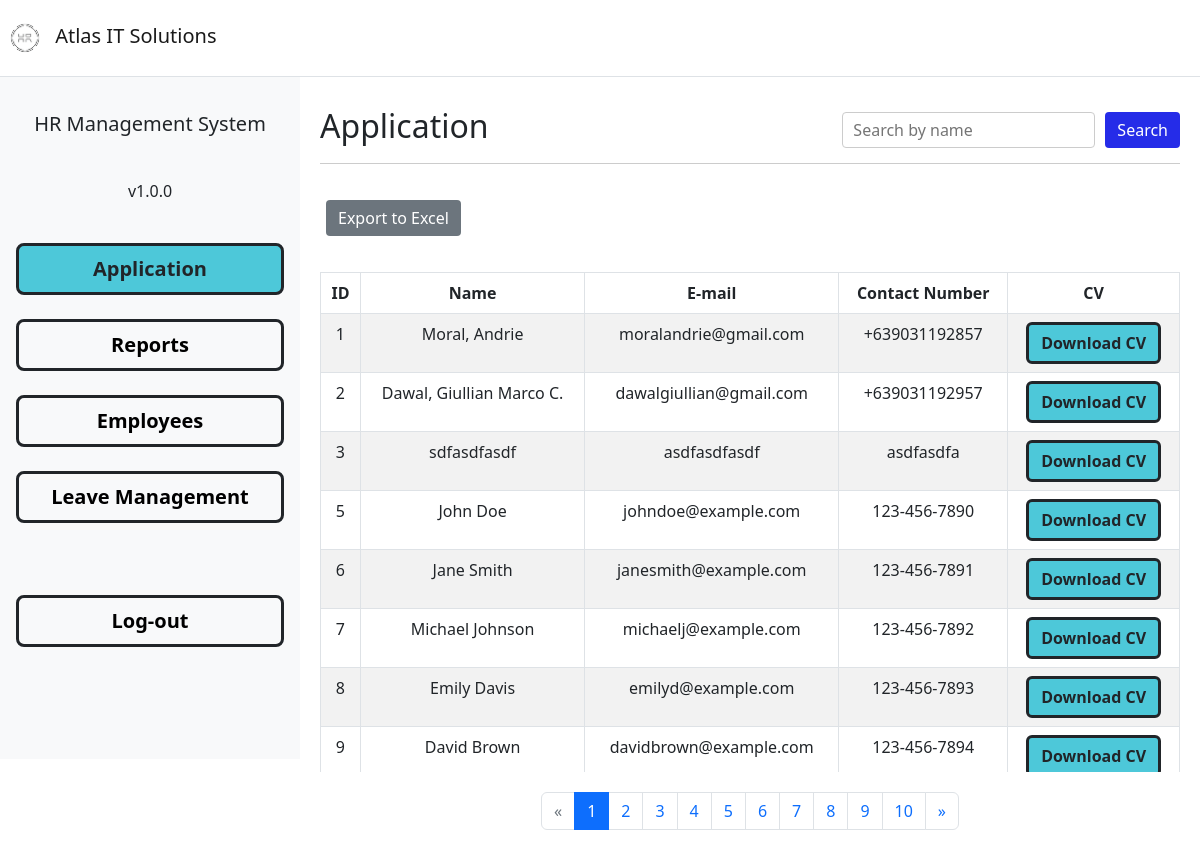
The page /hrms-inner/application.php (signed in) on the database its author committed.
### tables this page shows
CREATE TABLE `applications` (
  `id` int(50) NOT NULL,
  `flname` varchar(255) NOT NULL,
  `email` varchar(255) NOT NULL,
  `date` date NOT NULL,
  `resume` varchar(255) NOT NULL,
  `role` varchar(255) NOT NULL,
  `contno` varchar(20) NOT NULL,
  `status` varchar(255) NOT NULL
);

### hrms-inner/application.php (the view, shortened to what this page needs)
<?php
require_once('../functions/db-conn.php');
if (isset($_SESSION['uid'])) {
    $entries_per_page = 10;
    $current_page = isset($_GET['page']) ? (int)$_GET['page'] : 1;
    $search_query = isset($_GET['search']) ? trim($_GET['search']) : '';
    $search_query = mysqli_real_escape_string($conn, $search_query);
    $offset = ($current_page - 1) * $entries_per_page;
    $total_query = "SELECT COUNT(*) as total FROM applications WHERE flname LIKE '{$search_query}%'";
    $total_result = mysqli_query($conn, $total_query);
    $total_row = mysqli_fetch_assoc($total_result);
    $total_entries = $total_row['total'];
    $total_pages = ceil($total_entries / $entries_per_page);
    $query = "SELECT * FROM applications WHERE flname LIKE '{$search_query}%' LIMIT $offset, $entries_per_page";
    $result = mysqli_query($conn, $query);
?>
<!DOCTYPE html>
<html lang="en">
<head>
    <link href="../css/styles.css" rel="stylesheet" />
</head>
<body>
    <nav class="navbar navbar-expand-lg navbar-light border-bottom">
        <a class="navbar-brand" href="#">
            <img src="../images/atlas2.png" style="width:50px; height:50px;" alt="Atlas IT Solutions">
            Atlas IT Solutions
        </a>
    </nav>
    <div class="container-fluid">
        <div class="d-flex">
            <div class="text-center w-25 h-100 d-grid p-3 gap-4 col-md-auto bg-light"
                style="word-wrap:break-word; overflow:auto;">
                <p class="lead pt-3">HR Management System</p>
                <p>v1.0.0</p>
                <a class="btn btn-lg btn-block border border-3 border-dark fw-bolder" href="application.php"
                    role="button" style='background-color: #4DC8D9;'>Application</a>
                <a class="btn btn-light btn-lg btn-block border border-3 border-dark fw-bolder" href="reports.php"
                    role="button">Reports</a>
                <a class="btn btn-light btn-lg btn-block border border-3 border-dark fw-bolder" href="employees.php"
                    role="button">Employees</a>
                <a class="btn btn-light btn-lg btn-block border border-3 border-dark fw-bolder" href="leaveman.php"
                    role="button">Leave Management</a>
                <br>
                <a class="btn btn-light btn-lg btn-block border border-3 border-dark fw-bolder"
                    href="main-page.html" role="button">Log-out</a>
                <br><br>
                <br>
            </div>
            <div class='col'>
                <div class="content">
                    <div class="header">
                        <h2 class="">Application</h2>
                        <form class="search-form" method="get" action="application.php">
                            <input type="text" class="search-input" name="search" placeholder="Search by name" value="<?php echo htmlspecialchars($search_query); ?>">
                            <button class="search-button" type="submit">Search</button>
                        </form>
                    </div>
                </div>
                <div class="p-3"><button class="search-button bg-secondary" id="downloadexcel">Export to Excel</button></div>
                <div class="table-container">
                    <div class="table-wrapper">
                        <table class="table table-bordered table-striped" id="example-table">
                            <thead class="thead-dark">
                                <tr>
                                    <th scope="col" class="text-center">ID</th>
                                    <th scope="col" class="text-center">Name</th>
                                    <th scope="col" class="text-center">E-mail</th>
                                    <th scope="col" class="text-center">Contact Number</th>
                                    <th scope="col" class="text-center">CV</th>
                                </tr>
                            </thead>
                            <tbody>
                                <?php
                                while ($row = mysqli_fetch_assoc($result)) {
                                ?>
                                <tr>
                                    <td class="text-center"><?php echo $row['id']; ?></td>
                                    <td class="text-center"><?php echo $row['flname']; ?></td>
                                    <td class="text-center"><?php echo $row['email']; ?></td>
                                    <td class="text-center"><?php echo $row['contno']; ?></td>
                                    <td class="text-center"><button class="btn btn-xs btn-block border border-3 border-dark fw-bolder"  onclick="window.open('../<?php echo $row['resume']; ?>')"
                                    role="button" style='background-color: #4DC8D9;'>Download CV</></button></td>
                                </tr>
                                <?php
                                }
                                ?>
                            </tbody>
                        </table>
                    </div>
                </div>
                <nav aria-label="Page navigation">
                    <ul class="pagination justify-content-center">
                        <li class="page-item <?php if ($current_page <= 1) echo 'disabled'; ?>">
                            <a class="page-link" href="?page=<?php echo $current_page - 1; ?>&search=<?php echo htmlspecialchars($search_query); ?>" aria-label="Previous">
                                <span aria-hidden="true">&laquo;</span>
                            </a>
                        </li>
                        <?php for ($page = 1; $page <= $total_pages; $page++): ?>
                        <li class="page-item <?php if ($page == $current_page) echo 'active'; ?>">
                            <a class="page-link" href="?page=<?php echo $page; ?>&search=<?php echo htmlspecialchars($search_query); ?>"><?php echo $page; ?></a>
                        </li>
                        <?php endfor; ?>
                        <li class="page-item <?php if ($current_page >= $total_pages) echo 'disabled'; ?>">
                            <a class="page-link" href="?page=<?php echo $current_page + 1; ?>&search=<?php echo htmlspecialchars($search_query); ?>" aria-label="Next">
                                <span aria-hidden="true">&raquo;</span>
                            </a>
                        </li>
                    </ul>
                </nav>
            </div>
        </div>
    </div>
</body>
</html>
<?php
} else {
    header("Location: ../login/login.php");
    exit;
}
?>

### hrms-inner/application.php (style rules this page uses)
.header { width: 100%; text-align: left; padding: 10px 0; background-color: #fff; border-bottom: 1px solid #ccc; display: flex; align-items: center; justify-content: space-between; }
.search-form { display: flex; align-items: center; }
.search-input { border: 1px solid #ccc; border-radius: 4px; padding: 5px 10px; font-size: 16px; }
.search-button { background-color: #252ce8; border: none; color: white; padding: 6px 12px; font-size: 16px; margin-left: 10px; border-radius: 4px; cursor: pointer; }
.content { display: flex; flex-direction: column; align-items: center; padding: 20px; }
.table-container { display: flex; flex-direction: column; align-items: center; padding: 20px; }
.table-wrapper { width: 100%; overflow-x: auto; max-height: 500px; }
.table { width: 100%; border-collapse: collapse; }
thead th { position: sticky; top: 0; background-color: #f8f9fa; z-index: 1; }

### rows shown on the page
applications: id "1", flname "Moral, Andrie", email "moralandrie@gmail.com", contno "+639031192857"
applications: id "2", flname "Dawal, Giullian Marco C.", email "dawalgiullian@gmail.com", contno "+639031192957"
applications: id "3", flname "sdfasdfasdf", email "asdfasdfasdf", contno "asdfasdfa"
applications: id "5", flname "John Doe", email "johndoe@example.com", contno "123-456-7890"
applications: id "6", flname "Jane Smith", email "janesmith@example.com", contno "123-456-7891"
applications: id "7", flname "Michael Johnson", email "michaelj@example.com", contno "123-456-7892"
applications: id "8", flname "Emily Davis", email "emilyd@example.com", contno "123-456-7893"
applications: id "9", flname "David Brown", email "davidbrown@example.com", contno "123-456-7894"
